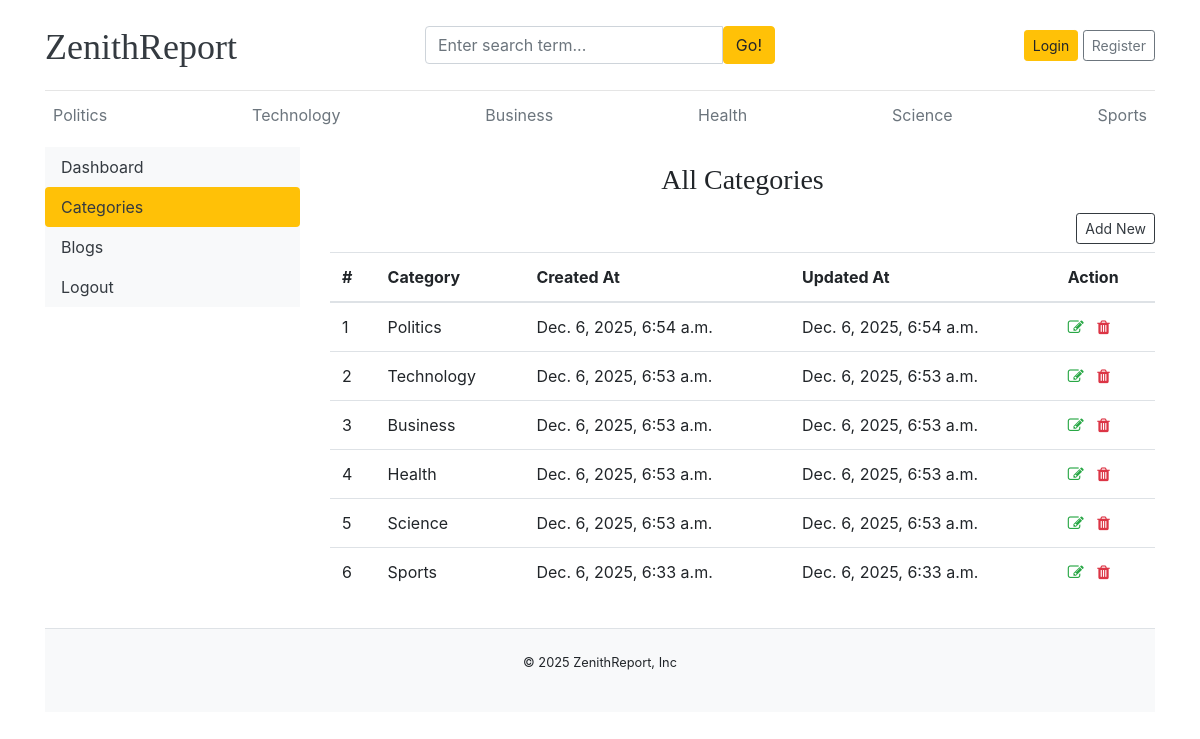
/dashboard/categories/, run on the app's committed database.
### blogs/models.py (models this page shows)
class Category(models.Model):
    category_name = models.CharField(unique=True, max_length=50 )
    created_at = models.DateTimeField(auto_now_add=True)
    updated_at = models.DateTimeField(auto_now=True)
    class Meta:
        verbose_name_plural = 'Categories'
    def __str__(self):
        return self.category_name

### dashboard/views.py (the view)
# urls.py: path("categories/", views.categories, name='categories'),
def categories(request):
    return render(request, 'dashboard/categories.html')

### blogs/context_processors.py (called while the page is built)
def get_category(request):
    categories = Category.objects.all().order_by('-updated_at')
    return dict(categories = categories)

def get_social_links(request):
    social_links = SocialLink.objects.all()
    return dict(social_links = social_links)

### templates/dashboard/categories.html (shortened to what this page needs)
{% extends "base.html" %}
{% block content %}
<div class="row">
    {% include "dashboard/sidebar.html" %}
    <div class="col-md-9">
        <h3 class="text-center my-3">All Categories</h3>
        <a href="{% url 'add_category' %}" class="btn btn-sm btn-outline-dark mb-2 float-right">Add New</a>
        <table class="table table-hover">
            <thead>
                <tr>
                    <th>#</th>
                    <th>Category</th>
                    <th>Created At</th>
                    <th>Updated At</th>
                    <th>Action</th>
                </tr>
            </thead>
            <tbody>
                {% for category in categories %}
                    <tr>
                        <td>{{ forloop.counter }}</td>
                        <td>{{category}}</td>
                        <td>{{category.created_at}}</td>
                        <td>{{category.updated_at}}</td>
                        <td>
                            <a href="{% url 'edit_category' category.id  %}"><i class="fa fa-edit text-success"></i></a>
                            <a href="{% url 'delete_category' category.id  %}"><i class="fa fa-trash text-danger"></i></a>
                        </td>
                    </tr>
                {% endfor %}
            </tbody>
        </table>
    </div>
</div>
{% endblock content %}

### templates/base.html (shortened to what this page needs)
{% load static %}
<!DOCTYPE html>
<html lang="en">
<head>
    <link href="https://getbootstrap.com/docs/4.0/dist/css/bootstrap.min.css" rel="stylesheet">
    <link href="{% static 'css/blog.css' %}" rel="stylesheet">
    <link rel="stylesheet" href="https://cdnjs.cloudflare.com/ajax/libs/font-awesome/4.7.0/css/font-awesome.min.css">
</head>
<body>
    <div class="container">
        <header class="blog-header py-3">
            <div class="row flex-nowrap justify-content-between align-items-center">
                <div class="col-4 pt-1">
                    <a class="blog-header-logo text-dark" href="/">ZenithReport</a>
                </div>
                <div class="col-4">
                    <form action="{% url 'search' %}" method="get">
                        <div class="input-group">
                            <input type="text" class="form-control" name="keyword" value="{{ keyword }}" placeholder="Enter search term...">
                            <button type="submit" class="btn btn-warning" id="button-search">Go!</button>
                        </div>
                    </form>
                </div>
                <div class="col-4 d-flex justify-content-end align-items-center">
                    {% if not user.is_authenticated %}
                        <a class="btn btn-sm btn-warning" href="{% url 'login' %}">Login</a> &nbsp;
                        <a class="btn btn-sm btn-outline-secondary" href="{% url 'register' %}">Register</a>
                    {% else %}
                        <span><a class="btn btn-sm btn-outline-secondary" href="{% url 'dashboard' %}">Dashboard</a></span>
                        &emsp;
                        <span><a class="btn btn-sm btn-warning" href="{% url 'logout' %}">Logout</a></span>
                    {% endif %}
                </div>
            </div>
        </header>
        <div class="nav-scroller py-1 mb-2">
            <nav class="nav d-flex justify-content-between">
            {% for category in categories%}
                <a class="p-2 text-muted" href="{% url 'blogs_by_category' category.id %}">{{ category.category_name }}</a>
            {% endfor %}
            </nav>
        </div>
        {% block content %}
        {% endblock content %}
        <footer class="py-2 mt-3 bg-light border-top">
            <div class="container">
                <div class="row">
                    <div class="col mb-3">
                        <small class="d-block my-3 text-center">&copy; 2025 ZenithReport, Inc</small>
                    </div>
                </div>
            </div>
        </footer>
    </div>
</body>
</html>

### templates/dashboard/sidebar.html (shortened to what this page needs)
<div class="col-md-3">
    <div class="nav flex-column nav-pills bg-light" aria-orientation="vertical">
        <a href="{% url 'dashboard' %}" class="nav-link text-dark  {% if '/dashboard/' == request.path %} bg-warning {% endif %}">Dashboard</a>
        <a href="{% url 'categories' %}" class="nav-link text-dark {% if '/categories/' in request.path %} bg-warning {% endif %}">Categories</a>
        <a href="{% url 'blogs' %}" class="nav-link text-dark {% if '/blogs/' in request.path %} bg-warning {% endif %}">Blogs</a>
        <a href="{% url 'logout' %}" class="nav-link text-dark ">Logout</a>
    </div>
</div>

### blog_main/static/css/blog.css (style rules this page uses)
.blog-header { border-bottom: 1px solid #e5e5e5; }
.blog-header-logo { font-family: "Playfair Display", Georgia, "Times New Roman", serif; font-size: 2.25rem; }
h1, h2, h3, h4, h5, h6 { font-family: "Playfair Display", Georgia, "Times New Roman", serif; }

### data on the page
Category: category_name "Politics", created_at "Dec. 6, 2025, 6:54 a.m.", updated_at "Dec. 6, 2025, 6:54 a.m."
Category: category_name "Technology", created_at "Dec. 6, 2025, 6:53 a.m.", updated_at "Dec. 6, 2025, 6:53 a.m."
Category: category_name "Business", created_at "Dec. 6, 2025, 6:53 a.m.", updated_at "Dec. 6, 2025, 6:53 a.m."
Category: category_name "Health", created_at "Dec. 6, 2025, 6:53 a.m.", updated_at "Dec. 6, 2025, 6:53 a.m."
Category: category_name "Science", created_at "Dec. 6, 2025, 6:53 a.m.", updated_at "Dec. 6, 2025, 6:53 a.m."
Category: category_name "Sports", created_at "Dec. 6, 2025, 6:33 a.m.", updated_at "Dec. 6, 2025, 6:33 a.m."
